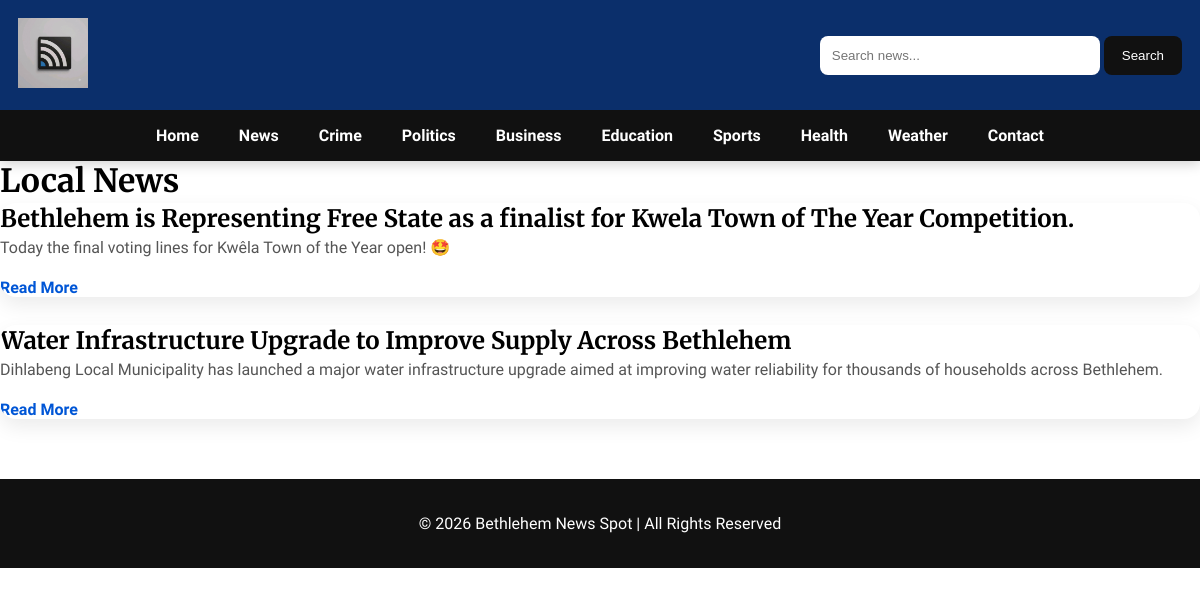
The page /category/Local News on the database its author committed.
### models/article.py (models this page shows)
class Article(db.Model):
    __tablename__ = "articles"
    id = db.Column(db.Integer, primary_key=True)
    title = db.Column(db.String(200), nullable=False)
    summary = db.Column(db.String(500), nullable=False)
    content = db.Column(db.Text, nullable=False)
    category = db.Column(db.String(100), nullable=False)
    author = db.Column(db.String(100), nullable=False)
    image = db.Column(db.String(255))
    published = db.Column(
    db.Boolean,
    default=False
)
    breaking = db.Column(db.Boolean, default=False)
    featured = db.Column(db.Boolean, default=False)
    views = db.Column(db.Integer, default=0)
    likes = db.Column(db.Integer, default=0)
    loves = db.Column(db.Integer, default=0)
    wows = db.Column(db.Integer, default=0)
    created_at = db.Column(db.DateTime, default=datetime.utcnow)

### routes/articles.py (the view)
@articles_bp.route("/category/<category>")
def category(category):
    articles = get_articles_by_category(category)
    return render_template(
        "category.html",
        category=category,
        articles=articles,
    )

### services/article_service.py (called while the page is built)
def get_articles_by_category(category):
    return (
        Article.query
        .filter_by(category=category)
        .order_by(Article.created_at.desc())
        .all()
    )

### templates/category.html (shortened to what this page needs)
{% extends "base.html" %}
{% block content %}
<h1>{{ category }}</h1>
{% if articles %}
    {% for article in articles %}
        <div class="news-card">
            <h2>{{ article.title }}</h2>
            <p>{{ article.summary }}</p>
            <a href="{{ url_for('articles.article', article_id=article.id) }}">
                Read More
            </a>
        </div>
    {% endfor %}
{% else %}
<p>No articles found in this category.</p>
{% endif %}
{% endblock %}

### static/css/main.css (style rules this page uses)
* { margin:0; padding:0; box-sizing:border-box; }
body { font-family:'Source Sans 3',sans-serif; }
.news-card { background:#fff; border-radius:18px; overflow:hidden; box-shadow:0 10px 30px rgba(0,0,0,.08); transition:all .35s ease; display:flex; flex-direction:column; height:100%; }
.news-card p { color:#666; line-height:1.7; margin-bottom:15px; }
.news-card a { margin-top:auto; display:inline-block; text-decoration:none; color:#0056d6; font-weight:700; }
h1, h2, h3, h4, .section-title, .main-story h1, .side-card h3, .news-card h3 { font-family:'Merriweather',serif; font-weight:700; line-height:1.3; }
.news-card p, .story-overlay p { font-size:16px; line-height:1.8; color:#555; }
a { text-decoration:none; }
.news-card { background:#fff; border-radius:18px; overflow:hidden; box-shadow:0 8px 25px rgba(0,0,0,.08); transition:.35s; }

### static/css/homepage.css (style rules this page uses)
.news-card { background:#fff; border-radius:16px; overflow:hidden; box-shadow:0 8px 20px rgba(0,0,0,.08); transition:.35s; margin-bottom:28px; display:flex; flex-direction:column; }
.news-card a { transition:.25s; }

### rows shown on the page
Article: title "Bethlehem is Representing Free State as a finalist for Kwela Town of The Year Competition.", summary "Today the final voting lines for Kwêla Town of the Year open! 🤩"
Article: title "Water Infrastructure Upgrade to Improve Supply Across Bethlehem", summary "Dihlabeng Local Municipality has launched a major water infrastructure upgrade aimed at improving water reliability for thousands of households across Bethlehem."

### other values the page prints
{{ category }} "Local News"
